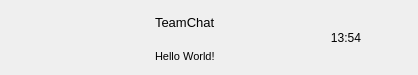
<?xml version="1.0" encoding="UTF-8"?>
<ui version="4.0">
    <class>ChatUserWid</class>
    <widget class="QWidget" name="ChatUserWid">
        <property name="geometry">
            <rect>
                <x>0</x>
                <y>0</y>
                <width>418</width>
                <height>75</height>
            </rect>
        </property>
        <property name="minimumSize">
            <size>
                <width>0</width>
                <height>75</height>
            </size>
        </property>
        <property name="maximumSize">
            <size>
                <width>16777215</width>
                <height>75</height>
            </size>
        </property>
        <property name="windowTitle">
            <string>Form</string>
        </property>
        <layout class="QHBoxLayout" name="horizontalLayout">
            <property name="spacing">
                <number>5</number>
            </property>
            <property name="leftMargin">
                <number>6</number>
            </property>
            <property name="topMargin">
                <number>2</number>
            </property>
            <property name="rightMargin">
                <number>6</number>
            </property>
            <property name="bottomMargin">
                <number>2</number>
            </property>
            <item>
                <widget class="QWidget" name="icon_wid" native="true">
                    <property name="sizePolicy">
                        <sizepolicy hsizetype="Fixed" vsizetype="Fixed">
                            <horstretch>0</horstretch>
                            <verstretch>0</verstretch>
                        </sizepolicy>
                    </property>
                    <property name="minimumSize">
                        <size>
                            <width>60</width>
                            <height>60</height>
                        </size>
                    </property>
                    <property name="maximumSize">
                        <size>
                            <width>60</width>
                            <height>60</height>
                        </size>
                    </property>
                    <widget class="QLabel" name="icon_lb">
                        <property name="geometry">
                            <rect>
                                <x>7</x>
                                <y>12</y>
                                <width>45</width>
                                <height>45</height>
                            </rect>
                        </property>
                        <property name="minimumSize">
                            <size>
                                <width>45</width>
                                <height>45</height>
                            </size>
                        </property>
                        <property name="maximumSize">
                            <size>
                                <width>45</width>
                                <height>45</height>
                            </size>
                        </property>
                        <property name="text">
                            <string/>
                        </property>
                        <property name="alignment">
                            <set>Qt::AlignCenter</set>
                        </property>
                    </widget>
                    <widget class="QLabel" name="red_point">
                        <property name="geometry">
                            <rect>
                                <x>27</x>
                                <y>0</y>
                                <width>30</width>
                                <height>30</height>
                            </rect>
                        </property>
                        <property name="minimumSize">
                            <size>
                                <width>30</width>
                                <height>30</height>
                            </size>
                        </property>
                        <property name="maximumSize">
                            <size>
                                <width>30</width>
                                <height>30</height>
                            </size>
                        </property>
                        <property name="text">
                            <string/>
                        </property>
                    </widget>
                </widget>
            </item>
            <item>
                <widget class="QWidget" name="user_info_wid" native="true">
                    <property name="minimumSize">
                        <size>
                            <width>120</width>
                            <height>0</height>
                        </size>
                    </property>
                    <property name="maximumSize">
                        <size>
                            <width>120</width>
                            <height>16777215</height>
                        </size>
                    </property>
                    <layout class="QVBoxLayout" name="verticalLayout">
                        <property name="leftMargin">
                            <number>2</number>
                        </property>
                        <property name="topMargin">
                            <number>5</number>
                        </property>
                        <property name="rightMargin">
                            <number>2</number>
                        </property>
                        <property name="bottomMargin">
                            <number>5</number>
                        </property>
                        <item>
                            <widget class="QLabel" name="user_name_lb">
                                <property name="minimumSize">
                                    <size>
                                        <width>0</width>
                                        <height>30</height>
                                    </size>
                                </property>
                                <property name="maximumSize">
                                    <size>
                                        <width>16777215</width>
                                        <height>30</height>
                                    </size>
                                </property>
                                <property name="font">
                                    <font>
                                        <pointsize>10</pointsize>
                                    </font>
                                </property>
                                <property name="text">
                                    <string>TeamChat</string>
                                </property>
                            </widget>
                        </item>
                        <item>
                            <widget class="QLabel" name="user_chat_lb">
                                <property name="minimumSize">
                                    <size>
                                        <width>0</width>
                                        <height>30</height>
                                    </size>
                                </property>
                                <property name="maximumSize">
                                    <size>
                                        <width>130</width>
                                        <height>30</height>
                                    </size>
                                </property>
                                <property name="font">
                                    <font>
                                        <pointsize>8</pointsize>
                                    </font>
                                </property>
                                <property name="text">
                                    <string>Hello World!</string>
                                </property>
                            </widget>
                        </item>
                    </layout>
                </widget>
            </item>
            <item>
                <widget class="QWidget" name="time_wid" native="true">
                    <property name="sizePolicy">
                        <sizepolicy hsizetype="Fixed" vsizetype="Fixed">
                            <horstretch>0</horstretch>
                            <verstretch>0</verstretch>
                        </sizepolicy>
                    </property>
                    <property name="minimumSize">
                        <size>
                            <width>50</width>
                            <height>50</height>
                        </size>
                    </property>
                    <property name="maximumSize">
                        <size>
                            <width>50</width>
                            <height>50</height>
                        </size>
                    </property>
                    <widget class="QLabel" name="time_lb">
                        <property name="geometry">
                            <rect>
                                <x>0</x>
                                <y>20</y>
                                <width>54</width>
                                <height>12</height>
                            </rect>
                        </property>
                        <property name="text">
                            <string>13:54</string>
                        </property>
                        <property name="alignment">
                            <set>Qt::AlignCenter</set>
                        </property>
                    </widget>
                </widget>
            </item>
        </layout>
    </widget>
    <resources/>
    <connections/>
</ui>
